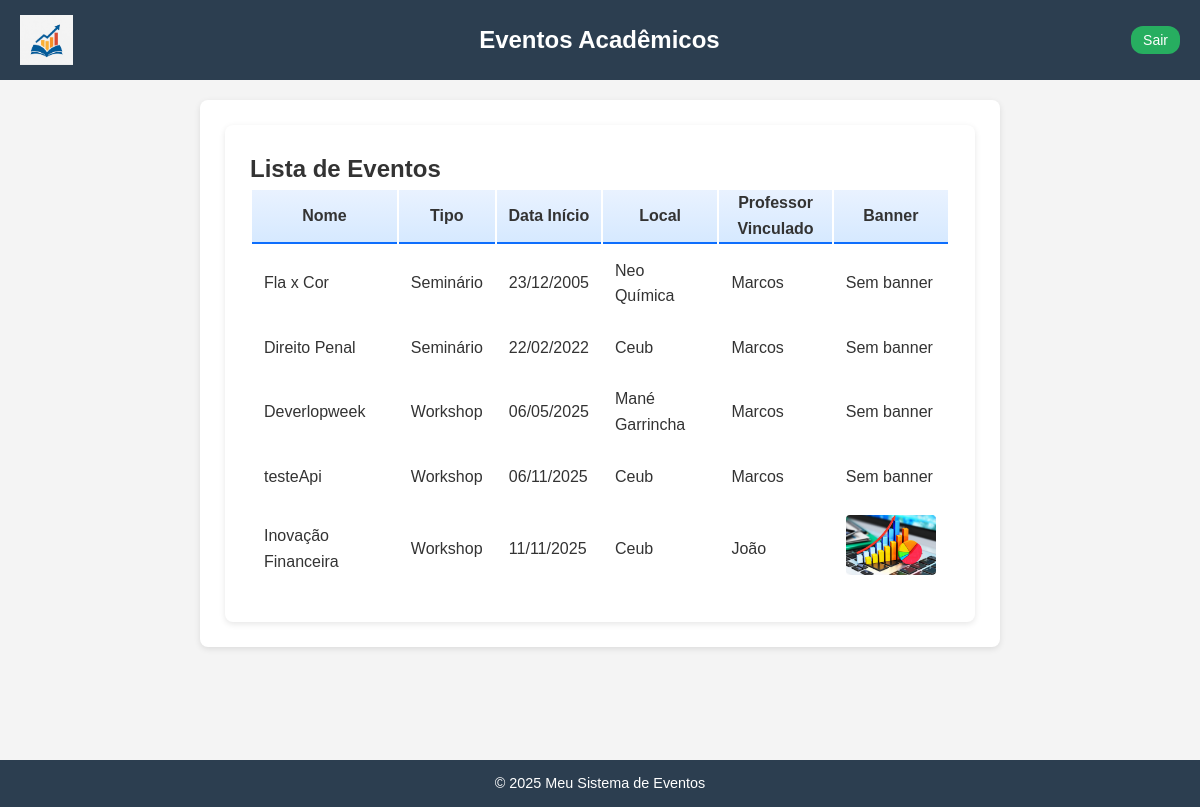
/evento/listas2/, run on an earlier commit of the app's database.
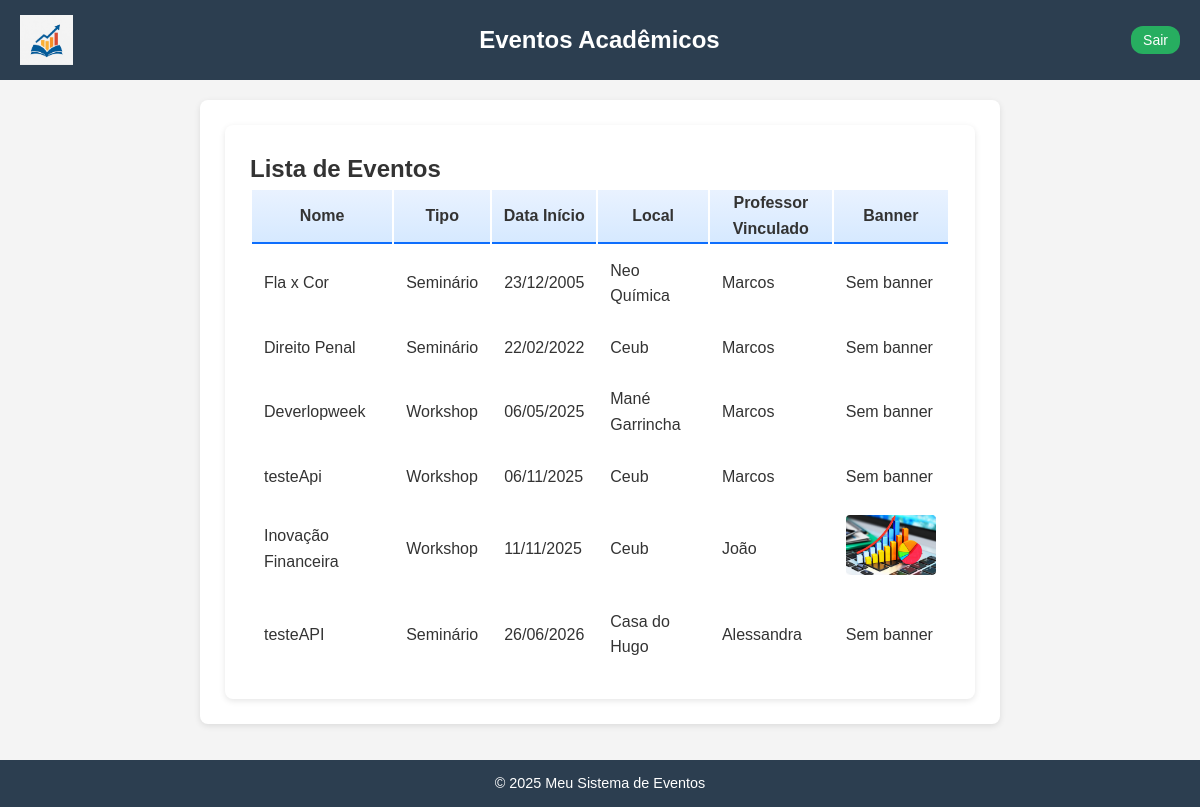
And on a later commit of the database.
### eventos/models.py (models this page shows, shortened)
class Evento(models.Model):
    TIPOS = [
        ('seminario', 'Seminário'),
        ('palestra', 'Palestra'),
        ('workshop', 'Workshop'),
        ('curso', 'Curso'),
    ]
    nome = models.CharField(max_length=200)
    tipo = models.CharField(max_length=20, choices=TIPOS)
    descricao = models.TextField()
    data_inicio = models.DateField()
    data_fim = models.DateField()
    horario_inicio = models.TimeField()
    horario_fim = models.TimeField()
    local = models.CharField(max_length=255)
    quantidade_participantes = models.PositiveIntegerField(null=True, blank=True)
    organizador = models.ForeignKey(
        User,
        on_delete=models.CASCADE,
        related_name="eventos_organizados"
    )
    professor = models.ForeignKey(User, on_delete=models.SET_NULL, null=True, blank=True)
    banner = models.ImageField(upload_to='banners/', blank=True, null=True)

### eventos/views.py (the view)
# urls.py: path('evento/listas2/', EventoListView2.as_view(), name='evento_list2'),
class EventoListView2(ListView):
    model = Evento
    template_name = 'evento_list2.html'  # Caminho para o template
    context_object_name = 'eventos'     # Nome da variável usada no template
    ordering = ['data_inicio']          # Ordena os eventos por data de início

### eventos/context_processors.py (called while the page is built)
def perfil_context(request):
    if request.user.is_authenticated:
        return {'perfil': getattr(request.user, 'perfil', None)}
    return {}

### eventos/templates/evento_list2.html (shortened to what this page needs)
{% extends 'baseSemLoginSair.html' %}
{% block content %}
<div class="container mt-5">
    <h2 class="fw-bold text-primary mb-4">Lista de Eventos</h2>
    <div class="table-responsive">
        <table class="table table-bordered table-striped align-middle shadow-sm">
            <thead class="table-primary text-center">
                <tr>
                    <th>Nome</th>
                    <th>Tipo</th>
                    <th>Data Início</th>
                    <th>Local</th>
                    <th>Professor Vinculado</th>
                    <th>Banner</th>
                </tr>
            </thead>
            <tbody>
                {% for evento in eventos %}
                <tr>
                    <td class="fw-semibold text-dark">{{ evento.nome }}</td>
                    <td class="text-muted">{{ evento.get_tipo_display }}</td>
                    <td class="text-center">{{ evento.data_inicio|date:"d/m/Y" }}</td>
                    <td class="text-muted">{{ evento.local }}</td>
                    <td class="text-center">
                        {{ evento.professor.username|default:"Marcos" }}
                    </td>
                    <td class="text-center">
                        {% if evento.banner %}
                            <img src="{{ evento.banner.url }}"
                                 alt="Banner {{ evento.nome }}"
                                 style="max-width: 100px; max-height: 60px; object-fit: cover; border-radius: 4px;">
                        {% else %}
                            <span class="text-muted">Sem banner</span>
                        {% endif %}
                    </td>
                </tr>
                {% empty %}
                <tr>
                    <td colspan="6" class="text-center text-muted py-3">
                        Nenhum evento cadastrado.
                    </td>
                </tr>
                {% endfor %}
            </tbody>
        </table>
    </div>
</div>
{% endblock %}

What changed in the data, as far as the page shows it:
added Evento: nome "testeAPI", tipo "Seminário", data_inicio "26/06/2026", local "Casa do Hugo", professor.username "Alessandra", banner "Sem banner"
